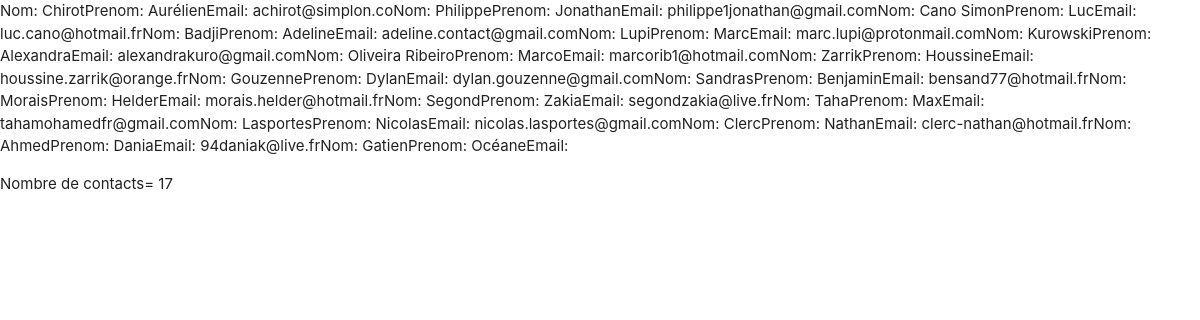
The page / on the database its author committed.
### tables this page shows
CREATE TABLE `contacts` (
  `id` int(11) NOT NULL,
  `nom` text NOT NULL,
  `prenom` text NOT NULL,
  `entreprise` text NOT NULL,
  `datenaissance` text NOT NULL,
  `rue` text NOT NULL,
  `cp` varchar(5) NOT NULL,
  `ville` text NOT NULL,
  `email` text NOT NULL,
  `telephone` varchar(14) NOT NULL
);

### annuaire.php (the view)
<?php
try
{
 $bdd = new PDO('mysql:host=localhost;dbname=annuaire;charset=utf8', 'dylan', 'Fmdph320');
}
catch (Exception $e)
{
        die('Erreur : ' . $e->getMessage());
}
?>
<?php
$reponse = $bdd->query('SELECT * FROM contacts') ;
$cpt = $bdd->query('SELECT COUNT(*) AS nb_contacts FROM contacts') ;
while($donnees=$reponse->fetch()){
      echo '<tr><td>Nom: ' . $donnees['nom'] . '<td>Prenom: ' . $donnees['prenom'] . '<td>Email: ' . $donnees['email'];
}
while($result=$cpt->fetch()){
      echo '<p>Nombre de contacts= ' . $result[0];
}
 ?>

### index.php (shortened to what this page needs)
<!DOCTYPE html>
<html>
<head>
	<link rel="stylesheet" href="https://cdnjs.cloudflare.com/ajax/libs/materialize/1.0.0-beta/css/materialize.min.css">
	<link rel="stylesheet" href="index.css" />
</head>
<body>
<?php include('annuaire.php'); ?>
</body>
</html>

### rows shown on the page
contacts: nom "Chirot", prenom "Aurélien", email "achirot@simplon.co"
contacts: nom "Philippe", prenom "Jonathan", email "philippe1jonathan@gmail.com"
contacts: nom "Cano Simon", prenom "Luc", email "luc.cano@hotmail.fr"
contacts: nom "Badji", prenom "Adeline", email "adeline.contact@gmail.com"
contacts: nom "Lupi", prenom "Marc", email "marc.lupi@protonmail.com"
contacts: nom "Kurowski", prenom "Alexandra", email "alexandrakuro@gmail.com"
contacts: nom "Oliveira Ribeiro", prenom "Marco", email "marcorib1@hotmail.com"
contacts: nom "Zarrik", prenom "Houssine", email "houssine.zarrik@orange.fr"
contacts: nom "Gouzenne", prenom "Dylan", email "dylan.gouzenne@gmail.com"
contacts: nom "Sandras", prenom "Benjamin", email "bensand77@hotmail.fr"
contacts: nom "Morais", prenom "Helder", email "morais.helder@hotmail.fr"
contacts: nom "Segond", prenom "Zakia", email "segondzakia@live.fr"
contacts: nom "Taha", prenom "Max", email "tahamohamedfr@gmail.com"
contacts: nom "Lasportes", prenom "Nicolas", email "nicolas.lasportes@gmail.com"
contacts: nom "Clerc", prenom "Nathan", email "clerc-nathan@hotmail.fr"
contacts: nom "Ahmed", prenom "Dania", email "94daniak@live.fr"
contacts: nom "Gatien", prenom "Océane"

### other values the page prints
$result[0] "17"
